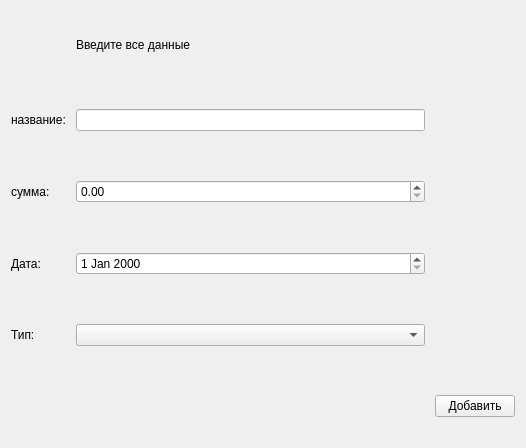
<?xml version="1.0" encoding="UTF-8"?>
<ui version="4.0">
 <class>fghj</class>
 <widget class="QWidget" name="fghj">
  <property name="windowModality">
   <enum>Qt::NonModal</enum>
  </property>
  <property name="geometry">
   <rect>
    <x>0</x>
    <y>0</y>
    <width>526</width>
    <height>448</height>
   </rect>
  </property>
  <property name="minimumSize">
   <size>
    <width>200</width>
    <height>0</height>
   </size>
  </property>
  <property name="windowTitle">
   <string>Добавление</string>
  </property>
  <property name="styleSheet">
   <string notr="true">font: 10pt &quot;MS Shell Dlg 2&quot;;</string>
  </property>
  <property name="windowFilePath">
   <string>Финансовый ассистент</string>
  </property>
  <layout class="QGridLayout" name="gridLayout" rowstretch="0,0,0,0,0,0">
   <property name="horizontalSpacing">
    <number>10</number>
   </property>
   <property name="verticalSpacing">
    <number>30</number>
   </property>
   <item row="1" column="0">
    <widget class="QLabel" name="label">
     <property name="text">
      <string>название:</string>
     </property>
    </widget>
   </item>
   <item row="1" column="1">
    <widget class="QLineEdit" name="name"/>
   </item>
   <item row="2" column="0">
    <widget class="QLabel" name="label_2">
     <property name="text">
      <string>сумма:</string>
     </property>
    </widget>
   </item>
   <item row="2" column="1">
    <widget class="QDoubleSpinBox" name="sum">
     <property name="maximum">
      <double>99999999.989999994635582</double>
     </property>
     <property name="value">
      <double>0.000000000000000</double>
     </property>
    </widget>
   </item>
   <item row="3" column="1">
    <widget class="QDateEdit" name="dateEdit"/>
   </item>
   <item row="4" column="0">
    <widget class="QLabel" name="label_4">
     <property name="text">
      <string>Тип:</string>
     </property>
    </widget>
   </item>
   <item row="3" column="0">
    <widget class="QLabel" name="label_3">
     <property name="text">
      <string>Дата:</string>
     </property>
    </widget>
   </item>
   <item row="4" column="1">
    <widget class="QComboBox" name="typeComboBox"/>
   </item>
   <item row="0" column="1">
    <widget class="QLabel" name="out_label">
     <property name="minimumSize">
      <size>
       <width>0</width>
       <height>10</height>
      </size>
     </property>
     <property name="maximumSize">
      <size>
       <width>16777215</width>
       <height>30</height>
      </size>
     </property>
     <property name="text">
      <string>Введите все данные</string>
     </property>
    </widget>
   </item>
   <item row="5" column="2">
    <widget class="QPushButton" name="pushButton">
     <property name="maximumSize">
      <size>
       <width>100</width>
       <height>30</height>
      </size>
     </property>
     <property name="text">
      <string>Добавить</string>
     </property>
    </widget>
   </item>
   <item row="5" column="1">
    <widget class="QLabel" name="label_5">
     <property name="maximumSize">
      <size>
       <width>1</width>
       <height>1</height>
      </size>
     </property>
     <property name="text">
      <string/>
     </property>
    </widget>
   </item>
  </layout>
 </widget>
 <resources/>
 <connections/>
</ui>
